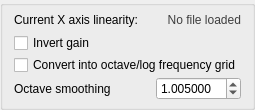
           <widget class="QGroupBox" name="fgrid_container">
            <property name="title">
             <string/>
            </property>
            <layout class="QVBoxLayout" name="verticalLayout_4">
             <property name="topMargin">
              <number>7</number>
             </property>
             <property name="bottomMargin">
              <number>7</number>
             </property>
             <item>
              <layout class="QFormLayout" name="formLayout_4">
               <property name="topMargin">
                <number>0</number>
               </property>
               <item row="0" column="0">
                <widget class="QLabel" name="label_13">
                 <property name="text">
                  <string>Current X axis linearity:</string>
                 </property>
                </widget>
               </item>
               <item row="0" column="1">
                <widget class="QLabel" name="fgrid_axis_linearity">
                 <property name="font">
                  <font>
                   <weight>50</weight>
                   <italic>false</italic>
                   <bold>false</bold>
                   <underline>false</underline>
                  </font>
                 </property>
                 <property name="styleSheet">
                  <string notr="true">color: rgb(62, 62, 62);</string>
                 </property>
                 <property name="text">
                  <string>No file loaded</string>
                 </property>
                 <property name="alignment">
                  <set>Qt::AlignRight|Qt::AlignTrailing|Qt::AlignVCenter</set>
                 </property>
                </widget>
               </item>
              </layout>
             </item>
             <item>
              <layout class="QVBoxLayout" name="verticalLayout_10">
               <property name="spacing">
                <number>2</number>
               </property>
               <property name="topMargin">
                <number>0</number>
               </property>
               <item>
                <widget class="QCheckBox" name="invert_gain">
                 <property name="text">
                  <string>Invert gain</string>
                 </property>
                </widget>
               </item>
               <item>
                <widget class="QCheckBox" name="fgrid_force_convert">
                 <property name="text">
                  <string>Convert into octave/log frequency grid</string>
                 </property>
                </widget>
               </item>
               <item>
                <layout class="QFormLayout" name="formLayout_5">
                 <property name="topMargin">
                  <number>0</number>
                 </property>
                 <item row="0" column="0">
                  <widget class="QLabel" name="label_15">
                   <property name="text">
                    <string>Octave smoothing</string>
                   </property>
                  </widget>
                 </item>
                 <item row="0" column="1">
                  <layout class="QHBoxLayout" name="horizontalLayout_10">
                   <item>
                    <spacer name="horizontalSpacer_8">
                     <property name="orientation">
                      <enum>Qt::Horizontal</enum>
                     </property>
                     <property name="sizeHint" stdset="0">
                      <size>
                       <width>40</width>
                       <height>20</height>
                      </size>
                     </property>
                    </spacer>
                   </item>
                   <item>
                    <widget class="QDoubleSpinBox" name="fgrid_avgbw">
                     <property name="minimumSize">
                      <size>
                       <width>85</width>
                       <height>0</height>
                      </size>
                     </property>
                     <property name="decimals">
                      <number>6</number>
                     </property>
                     <property name="minimum">
                      <double>1.000000000000000</double>
                     </property>
                     <property name="maximum">
                      <double>5.000000000000000</double>
                     </property>
                     <property name="singleStep">
                      <double>0.000001000000000</double>
                     </property>
                     <property name="value">
                      <double>1.005000000000000</double>
                     </property>
                    </widget>
                   </item>
                  </layout>
                 </item>
                </layout>
               </item>
              </layout>
             </item>
            </layout>
           </widget>
